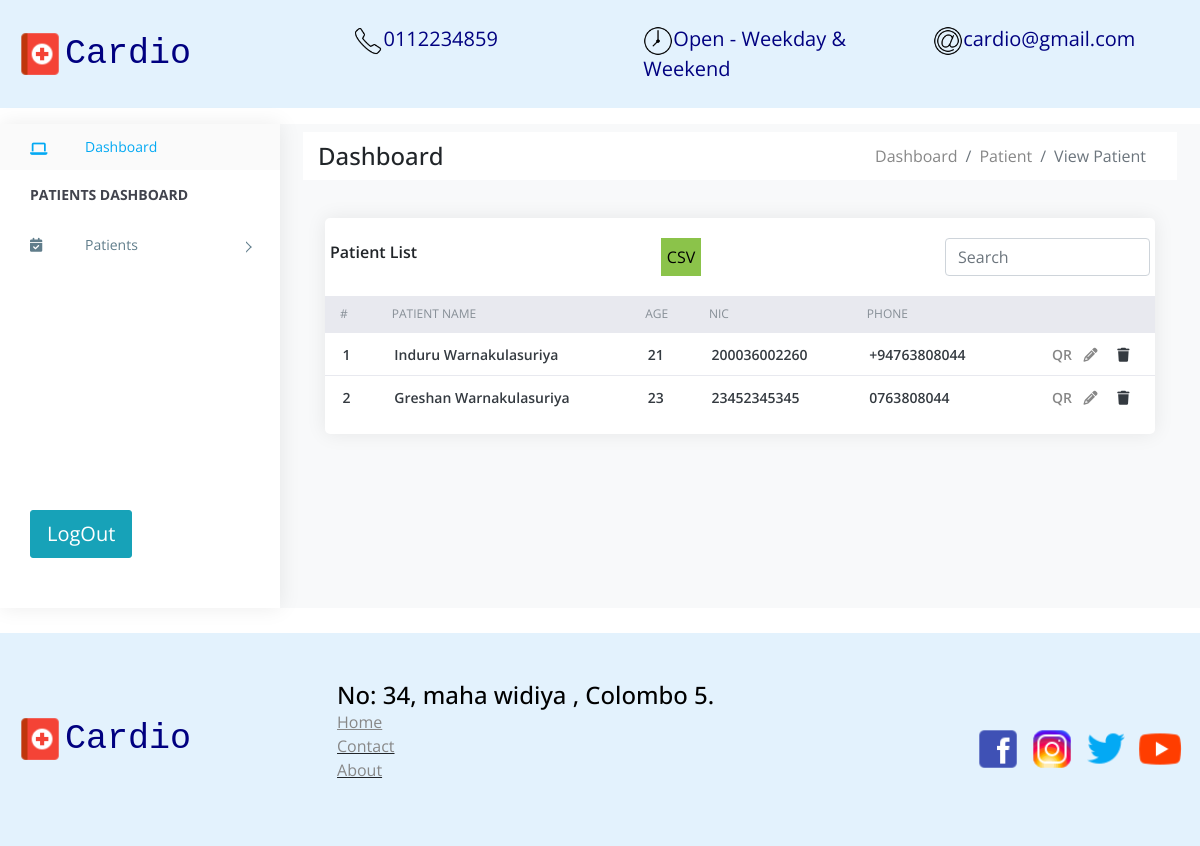
The app's page /patients, older data.
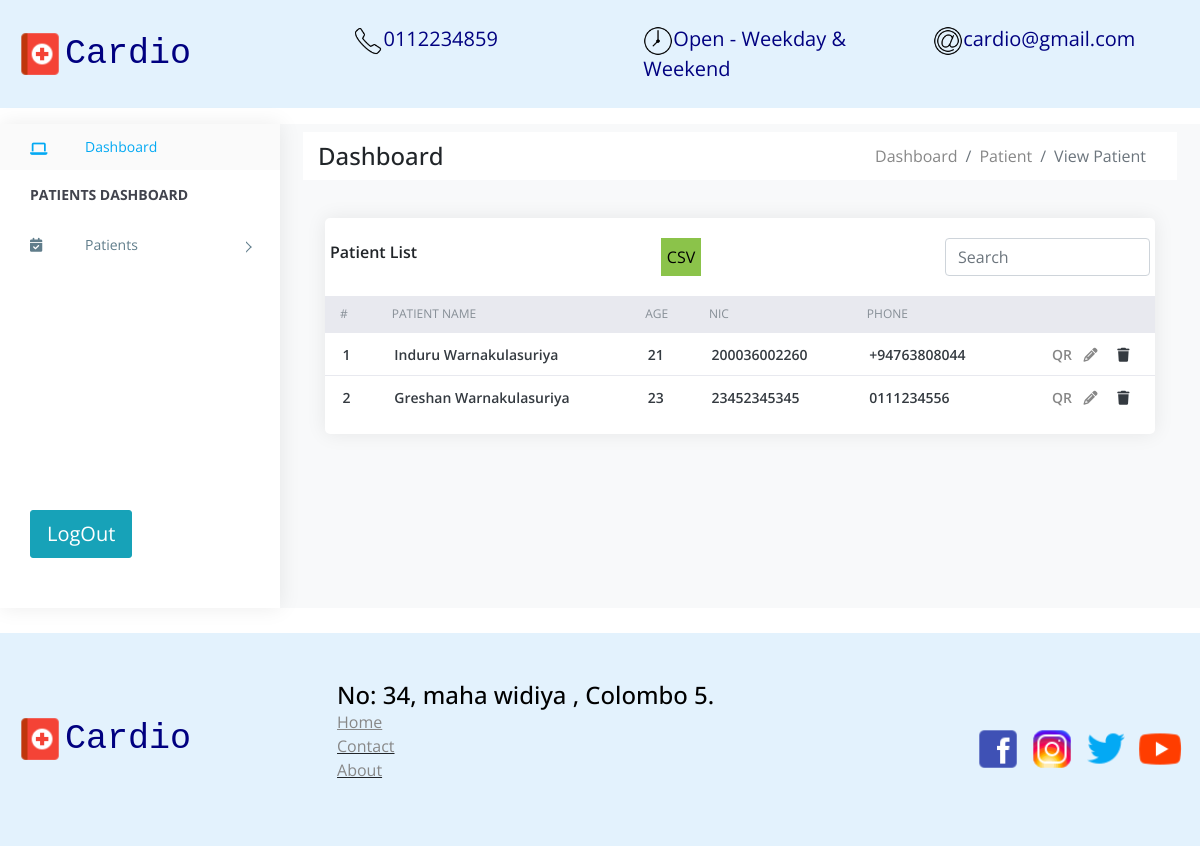
The same page, newer data.
### patients/models.py (models this page shows, shortened)
class Patient(models.Model):
    id = models.AutoField(primary_key=True)
    name = models.CharField(max_length=120, unique=True)
    phone = models.CharField(max_length=120)
    dob = models.DateField()
    NIC = models.CharField(max_length=12)
    email = models.CharField(max_length=120)
    address = models.CharField(max_length=220)
    qr = models.CharField(max_length=200)
    created_date = models.DateField(auto_now_add=True)
    def age(self):
        today = date.today()
        return today.year - self.dob.year - ((today.month, today.day) < (self.dob.month, self.dob.day))
    age = property(age)

### patients/views.py (the view)
# urls.py: path('', include('patients.urls')),
def patients(request):
    patients = Patient.objects.all()
    if request.method == 'GET':
        search = request.GET.get('search')
        if(search):
            patients = Patient.objects.filter(
                Q(name__contains = search) |
                Q(NIC__contains = search) |
                Q(phone__contains = search)
            )
    return render(request, 'patients.html', {
        'patients': patients
    })

### patients/templates/patients.html (shortened to what this page needs)
{% extends 'base/base.html' %}
{% block breadcrumbs %}
<div class="breadcrumbs">
    <div class="breadcrumbs-inner p-2">
        <div class="row m-0 m-auto bg-white">
            <div class="col-sm-4 my-auto">
                <div class="page-header float-left ">
                    <div class="page-title">
                        <h4 class="">Dashboard</h4>
                    </div>
                </div>
            </div>
            <div class="col-sm-8">
                <div class="page-header float-right">
                    <nav aria-label="breadcrumb">
                        <ol class="breadcrumb bg-white m-0">
                            <li class="breadcrumb-item"><a href="#">Dashboard</a></li>
                            <li class="breadcrumb-item"><a href="#">Patient</a></li>
                            <li class="active breadcrumb-item">View Patient</li>
                        </ol>
                      </nav>
                </div>
            </div>
        </div>
    </div>
</div>
{% endblock breadcrumbs %}
{% block content %}
    <div>
        <div class="row">
            <div class="col-xl-12">
                <div class="card">
                    <div class="card-body">
                        <div class="row d-flex justify-content-between">
                            <h4 class="box-title">Patient List</h4>
                            <button style="background-color: #8bc34a; border: none;"><a href="{% url 'patients-report' %}" style="color: black;">CSV</a></button>
                            <form action="{% url 'patients' %}" method="get">
                                <input name="search" class="form-control" type="text" placeholder="Search">
                            </form>
                        </div>
                    </div>
                    <div class="card-body--">
                        <div class="table-stats order-table ov-h">
                            <table class="table ">
                                <thead>
                                    <tr>
                                        <th class="serial">#</th>
                                        <th>Patient Name</th>
                                        <th>Age</th>
                                        <th>NIC</th>
                                        <th>Phone</th>
                                        <th></th>
                                    </tr>
                                </thead>
                                    {% if patients %}
                                    {% for p in patients %}
                                    <tr>
                                        <td class="serial">{{ forloop.counter }}</td>
                                        <td>{{ p.name }}</td>
                                        <td>{{ p.age }}</td>
                                        <td>{{ p.NIC }}</td>
                                        <td>{{ p.phone }}</td>
                                        <td>
                                            <a href="{% url 'generate-qr' qr=p.qr%}">QR</a>
                                            <a type="button" href="{% url 'edit-patient' id=p.id %}"><i class="fa fa-pencil mx-2"></i></a>
                                            <a type="button" data-toggle="modal" data-target="#deleteModal{{p.id}}">
                                                <i class="fa fa-trash mx-2"></i>
                                            </a>
                                        </td>
                                    </tr>
                                    {% endfor %}
                                    {% else %}
                                        <tr><td>No patients Data</td></tr>
                                    {% endif %}
                            </table>
                        </div>
                    </div>
                </div>
            </div>
        </div>
    </div>
{% endblock content %}

Row changes from the older to the newer data that the page shows:
changed Patient "Greshan Warnakulasuriya": phone "0763808044" → "0111234556"
